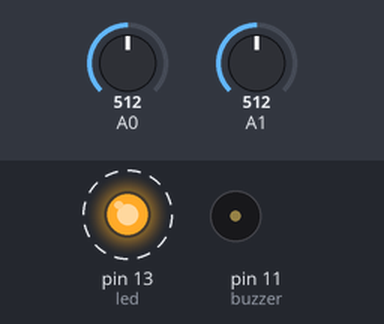
The sketch below on a simulated Arduino Uno, built with avr-gcc and run on an emulated ATmega328P. On the bench: output pins drawn as LEDs (lit = HIGH), buzzer (waves = sounding). Dashed ring = blinking. The inputs (shaded band) are chosen by the test bench; at power-on: A0 = 512, A1 = 512. What the sketch prints to the serial monitor is not drawn.

Above: at 0.5 s.
Timing chart, 0 to 4.3 s (numbered marks = the images above):
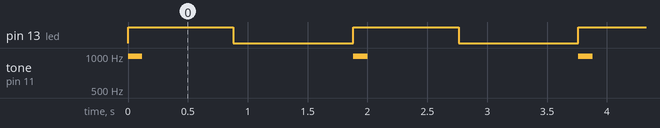

Measured:
- by itself, pin 13 (led): alternates HIGH for 0.88 s and LOW for 1.0 s
- by itself, tone on pin 11 (buzzer): alternates 990 Hz for 0.12 s and silent for 1.8 s

The sketch:

solar-monitor1.ino
```cpp
int led = 13;
int buzzer = 11;

void setup() {
  pinMode(led, OUTPUT);
  pinMode(buzzer, OUTPUT);
  Serial.begin(9600);
  Serial.println("Solar voltage monitor");
}

void loop() {
  digitalWrite(led, HIGH);
  tone(buzzer, 990, 120);
  delay(880);
  digitalWrite(led, LOW);

  int value1 = analogRead(A0);
  int value2 = analogRead(A1);

  Serial.print(value1);
  Serial.print(" ");
  Serial.print(value2);
  Serial.println("");

  delay(1000);
}
```
